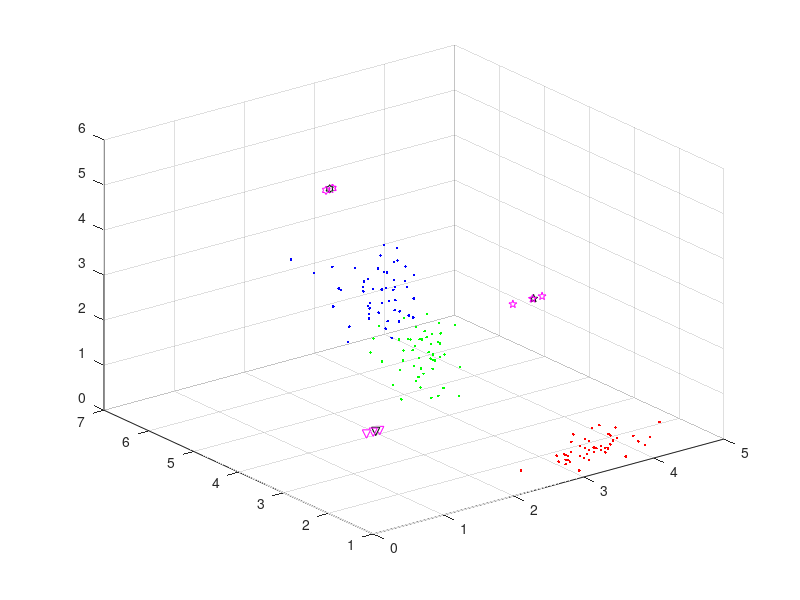

Reproduce this figure in MATLAB. (Note: this script raises an error after producing the figure.)
clc,clear all,close all
dat = fopen('IrisDataBase.dat');
IrisDataBase=textscan(dat, '%f %f %f %f %s');
fclose(dat);
Datos(:,1)=IrisDataBase{2};
Datos(:,2)=IrisDataBase{3};
Datos(:,3)=IrisDataBase{4};
DatosS=Datos(1:50,:);
DatosVS=Datos(51:100,:); 
DatosV=Datos(101:150,:);
figure(1)
plot3(DatosS(:,1),DatosS(:,2),DatosS(:,3),'r.')
hold on 
plot3(DatosVS(:,1),DatosVS(:,2),DatosVS(:,3),'g.')
plot3(DatosV(:,1),DatosV(:,2),DatosV(:,3),'b.')
grid on;
xy=Datos';% guardo la transpuesta de los datos para facilitar los calculos
cm=sum(xy,2)/length(xy(1,:)); 
W(1,:)=[mean(xy(1,1:50)),mean(xy(2,1:50)),mean(xy(3,1:50))];%rand(1,3);
W(2,:)=[mean(xy(1,51:100)),mean(xy(2,51:100)),mean(xy(3,51:100))];%rand(1,3);
W(3,:)=[mean(xy(1,101:150)),mean(xy(2,101:150)),mean(xy(3,101:150))];%rand(1,3)
s=-10:0.01:10;
plot3(W(1,1),W(2,1),W(3,1),'pk',W(1,2),W(2,2),W(3,2),'hk',W(1,3),W(2,3),W(3,3),'vk')
C(1,:)=W(1,:);
C(2,:)=W(2,:);
C(3,:)=W(3,:);
pause;% se grafican los pesos iniciales
sigm=0.9;
while sigm>.1
  numr=round(rand(1)*(length(xy(1,:))-1))+1; %se selecciona al azar uno de los datos 
  
        d(1)=sqrt((xy(:,numr)-W(1,:)')'*(xy(:,numr)-W(1,:)'));
        d(2)=sqrt((xy(:,numr)-W(2,:)')'*(xy(:,numr)-W(2,:)'));
        d(3)=sqrt((xy(:,numr)-W(3,:)')'*(xy(:,numr)-W(3,:)'));
        a=gaussmf(d,[sigm,0]);
        W(1,:)=W(1,:)+a(1)*(xy(:,numr)'-W(1,:));
        W(2,:)=W(2,:)+a(2)*(xy(:,numr)'-W(2,:));
        W(3,:)=W(3,:)+a(3)*(xy(:,numr)'-W(3,:));
  %se modifican los pesos segun los resultados anteriores
  plot3(W(1,1),W(2,1),W(3,1),'pm',W(1,2),W(2,2),W(3,2),'hm',W(1,3),W(2,3),W(3,3),'vm') % se grafica el movimiento que tienen los pesos 
  pause(.06) %se da tiempo para que se despliegue la animacion en pantalla
  sigm=sigm-.025;% se decrementa el valor de sigma
end
figure
plot3(xy(1,1:50),xy(2,1:50),xy(3,1:50),'*r',xy(1,51:100),xy(2,51:100),xy(3,51:100),'+g',xy(1,101:150),xy(2,101:150),xy(3,101:150),'^b',W(1,1),W(2,1),W(3,1),'pk',W(1,2),W(2,2),W(3,2),'hk',W(1,3),W(2,3),W(3,3),'vk')
grid on;